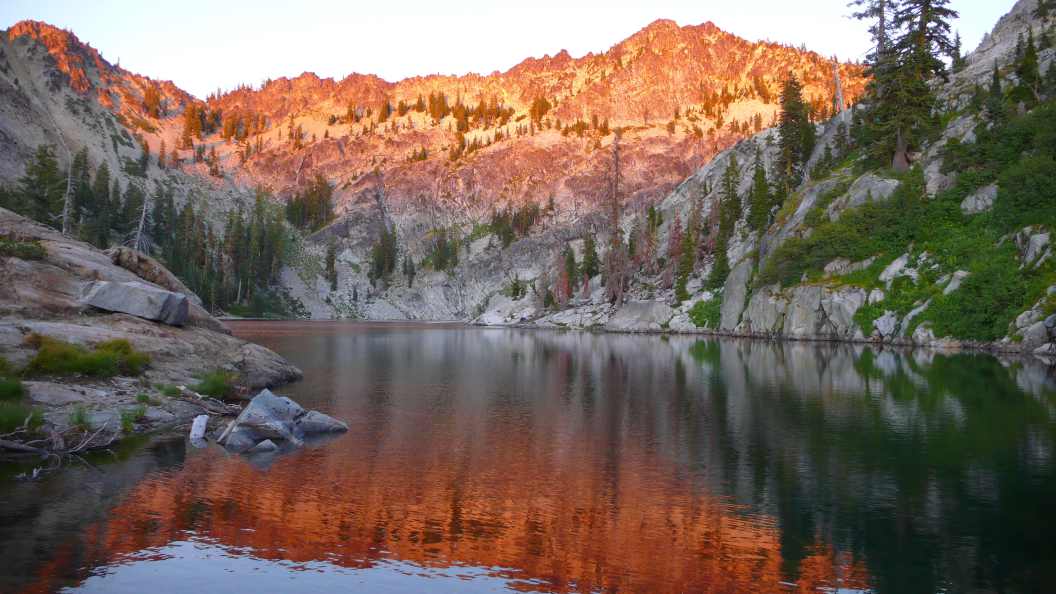
#> input picture assets/source/mountain_sunset_over_lake.jpg, 4224 x 2376 px (shown at 1/4 size)
$ python build_background.py
#> lines starting #> are read from the running program, lines starting #| are printed output that depends on the picture
#> in main, source is the input picture: PIL image 4224x2376 RGB; mean R, G, B 118.5, 102.1, 91
#!/usr/bin/env python3
"""Build the 320x480 RGB565 dashboard backdrop from a licensed photograph."""

import argparse
from pathlib import Path

from PIL import Image, ImageDraw, ImageOps


WIDTH, HEIGHT = 320, 480
ROOT = Path(__file__).resolve().parents[1]
DEFAULT_INPUT = ROOT / "assets/source/mountain_sunset_over_lake.jpg"
DEFAULT_OUTPUT = ROOT / "src/BackgroundAsset.cpp"


def crop_photo(source: Image.Image) -> Image.Image:
    # Bias the crop slightly upward so the peak, shore, and reflection survive.
    return ImageOps.fit(source.convert("RGB"), (WIDTH, HEIGHT),
                        method=Image.LANCZOS, centering=(0.50, 0.46))
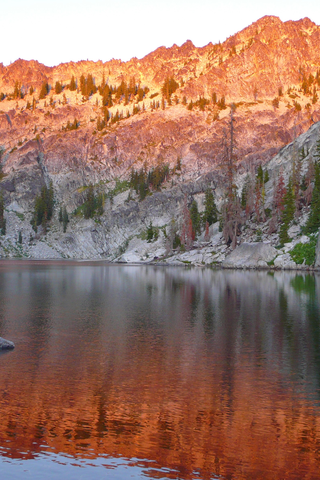
#> returned value: PIL image 320x480 RGB; mean R, G, B 152.4, 117.5, 103.6


def compose(image: Image.Image) -> Image.Image:
    overlay = Image.new("RGBA", (WIDTH, HEIGHT), (0, 0, 0, 0))
#> overlay: PIL image 320x480 RGBA; every value is 0
    draw = ImageDraw.Draw(overlay)
    draw.rounded_rectangle((12, 12, 307, 77), radius=14, fill=(7, 24, 42, 206),
                           outline=(115, 196, 196, 90), width=1)
    draw.rounded_rectangle((12, 398, 307, 467), radius=14, fill=(7, 24, 42, 100))
    # Four rows of paired glass cards. Their inside pixels are retained in
    # flash, so updating text restores the exact photograph and tint.
    for row in range(4):
        y = 188 + row * 67
        for x in (12, 165):
            draw.rounded_rectangle((x, y, x + 143, y + 58), radius=12,
                                   fill=(6, 23, 41, 214),
                                   outline=(135, 213, 216, 95), width=1)
            draw.line((x + 13, y + 13, x + 30, y + 13),
                      fill=(68, 219, 207, 220), width=2)
    # A tiny warm accent echoes the mountain light without implying weather.
    draw.rounded_rectangle((270, 27, 293, 32), radius=2,
                           fill=(255, 165, 98, 240))
    return Image.alpha_composite(image.convert("RGBA"), overlay).convert("RGB")
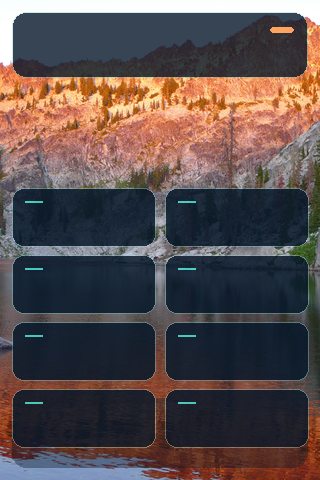
#> returned value: PIL image 320x480 RGB; mean R, G, B 89.1, 77.4, 77.2


def rgb565_words(image: Image.Image) -> list[int]:
    pixels = list(image.getdata())
#> pixels = 153600 items
    return [((r >> 3) << 11) | ((g >> 2) << 5) | (b >> 3)
            for r, g, b in pixels]


def write_array(file, name: str, image: Image.Image) -> None:
    words = rgb565_words(image)
#> words = 153600 items
    file.write(f'const uint32_t k{name}Checksum = 0x{sum(words) & 0xFFFFFFFF:08X};\n')
    file.write(f'alignas(4) const uint16_t k{name}Pixels[320 * 480] PROGMEM = {{\n')
    for index in range(0, len(words), 16):
        file.write('  ' + ', '.join(f'0x{word:04X}' for word in words[index:index + 16]) + ',\n')
#> this loop made 9600 passes
#> index on passes 2 to 4: 16, 32, 48
    file.write('};\n')


def write_cpp(image: Image.Image, photo: Image.Image, output: Path) -> None:
    with output.open("w", encoding="ascii") as file:
        file.write('// Generated by tools/build_background.py; do not edit.\n')
        file.write('#include "BackgroundAsset.h"\n\n#if TFT_HARDWARE_ENABLED\n')
        write_array(file, 'Background', image)
        write_array(file, 'PhotoOnly', photo)
#> the loop in write_array (call 2), `for index in range(0, len(words), 16):` made 9600 passes
        file.write('#endif\n')


def main() -> None:
    parser = argparse.ArgumentParser(description=__doc__)
    parser.add_argument("--input", type=Path, default=DEFAULT_INPUT,
                        help="licensed source photograph")
    parser.add_argument("--output", type=Path, default=DEFAULT_OUTPUT)
    parser.add_argument("--preview", type=Path,
                        help="optional 320x480 PNG preview")
    args = parser.parse_args()
    with Image.open(args.input) as source:
        photo = crop_photo(source)
    image = compose(photo)
    args.output.parent.mkdir(parents=True, exist_ok=True)
    write_cpp(image, photo, args.output)
    if args.preview:
        image.save(args.preview)
    print(f"Wrote {args.output}: {WIDTH}x{HEIGHT}, {WIDTH * HEIGHT * 2} RGB565 bytes")


if __name__ == "__main__":
    main()
